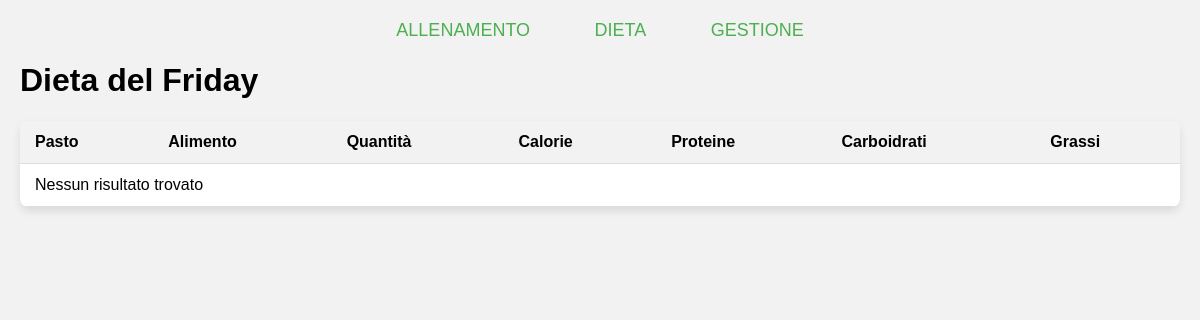
The app's page /dieta.php, older data.
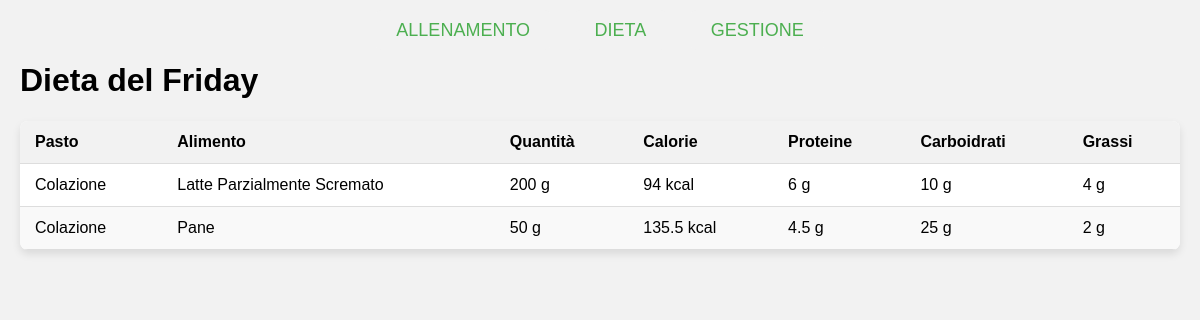
The same page, newer data.
### tables this page shows
CREATE TABLE `dieta` (
  `id` int(11) NOT NULL,
  `id_giorno` int(11) NOT NULL,
  `id_pasto` int(11) NOT NULL,
  `id_alimento` int(11) NOT NULL,
  `quantita` int(11) NOT NULL
);

CREATE TABLE `pasti` (
  `id` int(11) NOT NULL,
  `nome` varchar(50) NOT NULL
);

CREATE TABLE `alimenti` (
  `id` int(11) NOT NULL,
  `nome` varchar(100) NOT NULL,
  `calorie` int(11) NOT NULL,
  `proteine` int(11) NOT NULL,
  `carboidrati` int(11) NOT NULL,
  `grassi` int(11) NOT NULL
);

### dieta.php (the view, shortened to what this page needs)
<!DOCTYPE html>
<html lang="it">
<head>
</head>
<body>
<div class="header">
    <a href="index.php">ALLENAMENTO</a>
    <a href="dieta.php">DIETA</a>
    <a href="gestione.php">GESTIONE</a>
</div>
<h1>Dieta del <?php echo ucfirst(strftime("%A")); ?></h1>
<table>
    <thead>
        <tr>
            <th>Pasto</th>
            <th>Alimento</th>
            <th>Quantità</th>
            <th>Calorie</th>
            <th>Proteine</th>
            <th>Carboidrati</th>
            <th>Grassi</th>
        </tr>
    </thead>
    <tbody>
<?php
$servername = "localhost";
$username = "ceo";
$password = "1234";
$dbname = "tracker";
$conn = new mysqli($servername, $username, $password, $dbname);
$id_venerdi = 5;
$sql = "SELECT p.nome AS pasto, a.nome AS alimento, d.quantita, a.calorie, a.proteine, a.carboidrati, a.grassi
        FROM Dieta d
        INNER JOIN Giorni g ON d.id_giorno = g.id
        INNER JOIN Pasti p ON d.id_pasto = p.id
        INNER JOIN Alimenti a ON d.id_alimento = a.id
        WHERE g.id = $id_venerdi";
$result = $conn->query($sql);
if ($result->num_rows > 0) {
    while($row = $result->fetch_assoc()) {
        echo "<tr>";
        echo "<td>".$row["pasto"]."</td>";
        echo "<td>".$row["alimento"]."</td>";
        echo "<td>".$row["quantita"]." g</td>";
        $quantita = $row["quantita"];
        $calorie_proporzionate = round(($row["calorie"] / 100) * $quantita, 2);
        $proteine_proporzionate = round(($row["proteine"] / 100) * $quantita, 2);
        $carboidrati_proporzionati = round(($row["carboidrati"] / 100) * $quantita, 2);
        $grassi_proporzionati = round(($row["grassi"] / 100) * $quantita, 2);
        echo "<td>".$calorie_proporzionate." kcal</td>";
        echo "<td>".$proteine_proporzionate." g</td>";
        echo "<td>".$carboidrati_proporzionati." g</td>";
        echo "<td>".$grassi_proporzionati." g</td>";
        echo "</tr>";
    }
} else {
    echo "<tr><td colspan='7'>Nessun risultato trovato</td></tr>";
}
?>
    </tbody>
</table>
</body>
</html>

### dieta.php (style rules this page uses)
body { font-family: Arial, sans-serif; background-color: #f2f2f2; margin: 0; padding: 20px; }
.header { text-align: center; margin-bottom: 20px; }
.header a { padding: 10px 20px; margin: 0 10px; font-size: 18px; cursor: pointer; text-decoration: none; color: #4CAF50; border-radius: 5px; background-color: #f2f2f2; transition: background-color 0.3s; }
table { width: 100%; border-collapse: collapse; border-spacing: 0; background-color: #fff; box-shadow: 0 4px 8px rgba(0, 0, 0, 0.1); border-radius: 8px; overflow: hidden; }
th, td { padding: 12px 15px; text-align: left; border-bottom: 1px solid #ddd; }
th { background-color: #f2f2f2; font-weight: bold; }
tr:nth-child(even) { background-color: #f9f9f9; }

Row changes from the older to the newer data that the page shows:
added dieta: id_pasto.nome "Colazione", id_alimento.nome "Latte Parzialmente Scremato", quantita "200", calorie_proporzionate "94", proteine_proporzionate "6", carboidrati_proporzionati "10", grassi_proporzionati "4"
added dieta: id_pasto.nome "Colazione", id_alimento.nome "Pane", quantita "50", calorie_proporzionate "135.5", proteine_proporzionate "4.5", carboidrati_proporzionati "25", grassi_proporzionati "2"
Text that changed along with them:
text no longer shown: "Nessun risultato trovato"
